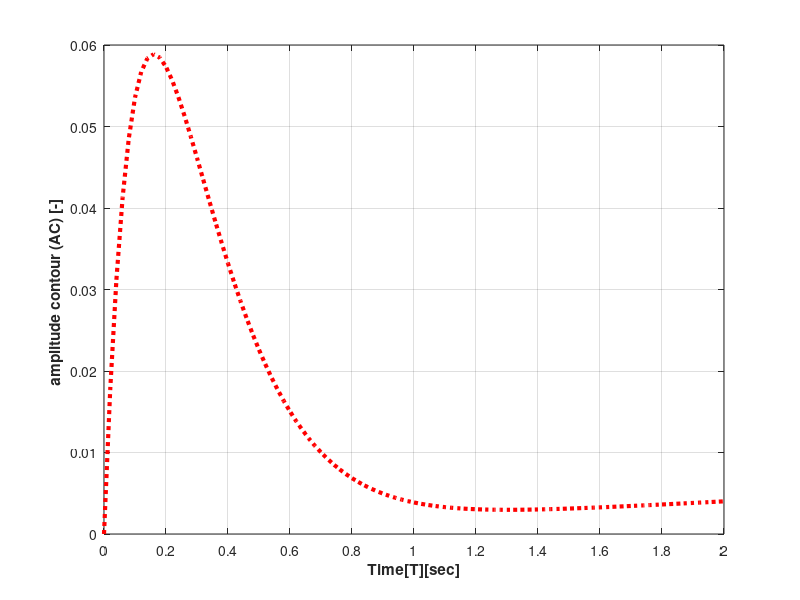

Write the MATLAB code that produced this figure.
clear; clc; close all;
t = [0:.02:2];
s = 1;
m = .002;
E = .5;
e = exp(1);

as = (t/s) .* (m + e.^((-pi/E)*t));

plot(t, as , ':r', 'LineWidth' , 3);
grid on;

axis([0 2 0 .06]);
set(gca, 'XTick', [0:.2:2], 'YTick', [0:.01:.06])
xlabel('Time[T][sec]', 'FontWeight' , 'bold');
ylabel('amplitude contour (AC) [-] ', 'FontWeight' , 'bold')